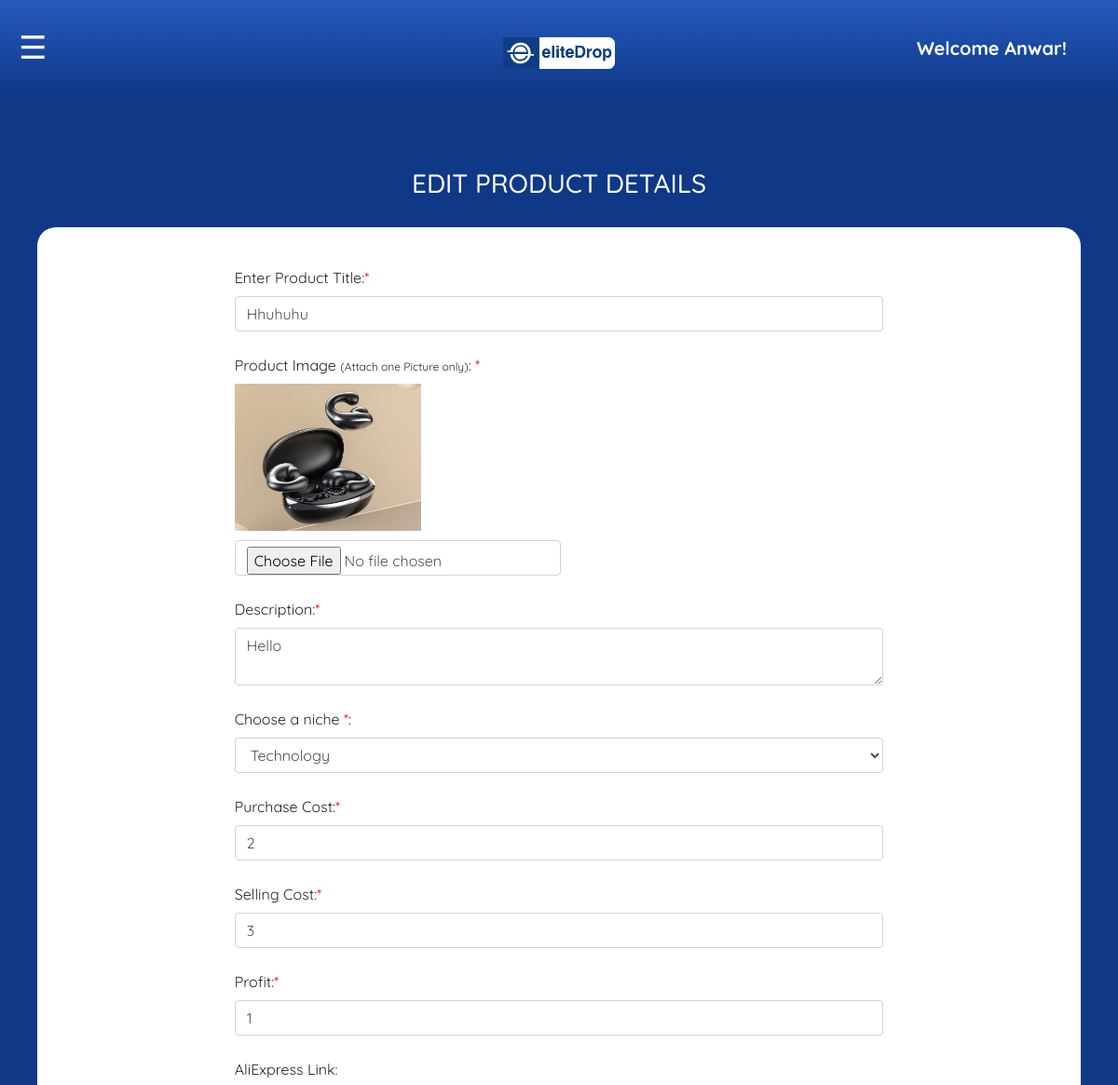
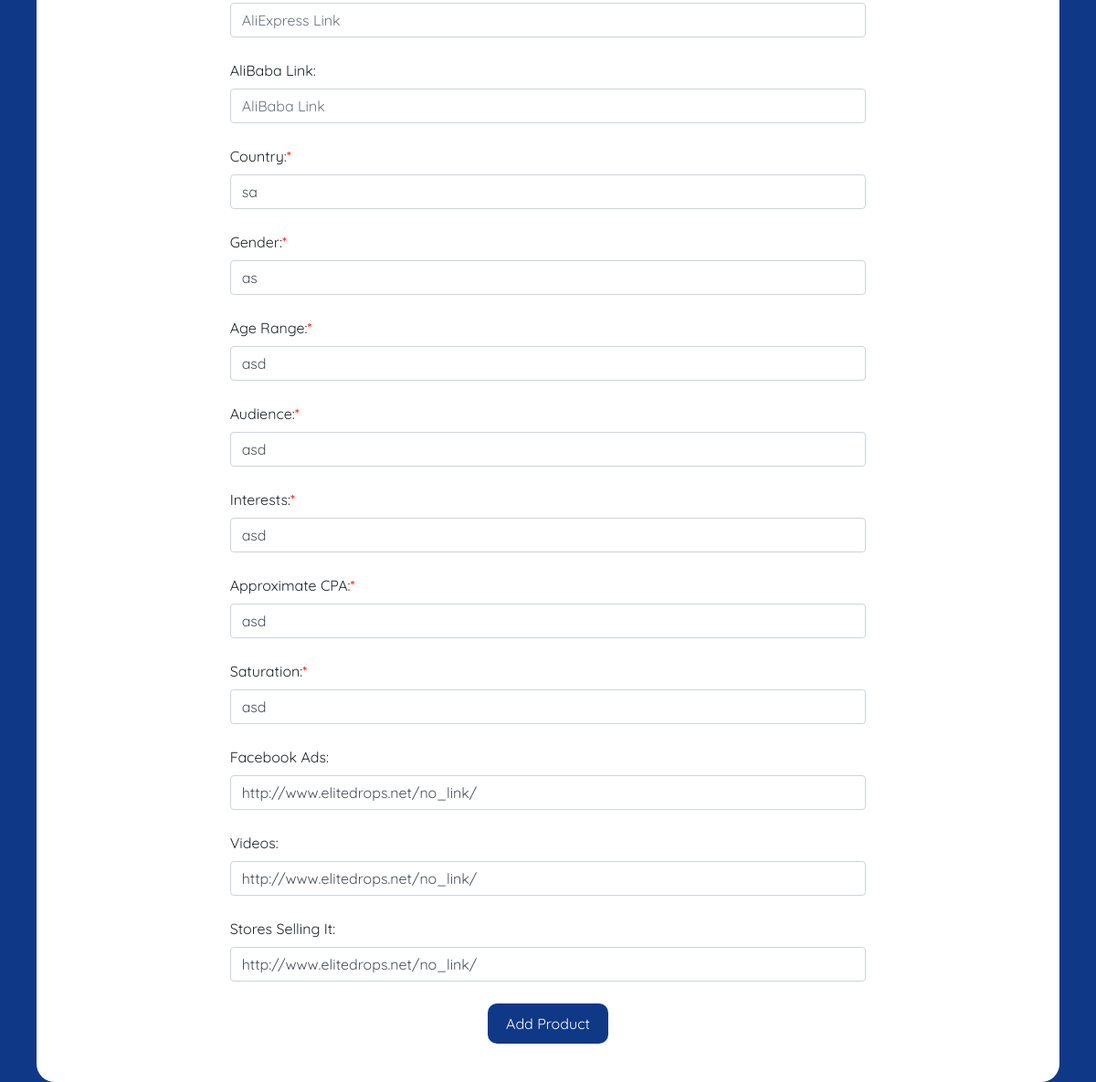
Page /edit_products/5 (signed in) on the committed database (2 pictures, top to bottom).
### base/models.py (models this page shows, shortened)
class Products(models.Model):
    product_image = models.ImageField(upload_to='images/', blank=True, null=True)
    title = models.CharField(max_length=300)
    description = models.TextField(blank=True, null=True)
    niche = models.ForeignKey(Niche, on_delete=models.CASCADE, null=True, blank=True)
    date_added = models.DateTimeField(auto_now_add=False)
    purchase_cost = models.IntegerField(default=0)
    selling_cost = models.IntegerField(default=0)
    profit = models.IntegerField(default=0)
    aliexpress_link = models.URLField(default = "www.elitedrops.net/no_link/")
    alibab_link = models.URLField(default = "www.elitedrops.net/no_link/")
    country = models.CharField(max_length=100)
    gender = models.CharField(max_length=100)
    age_range = models.CharField(max_length=100)
    audiance = models.CharField(max_length=100)
    intrests = models.CharField(max_length=100, blank=True, null=True)
    approximate_CPA = models.CharField(max_length=100)
    saturation = models.CharField(max_length=100)
    fb_ads = models.URLField(default = "www.elitedrops.net/no_link/")
    videos = models.URLField(default = "www.elitedrops.net/no_link/")
    stores_selling_it = models.URLField(default = "www.elitedrops.net/no_link/")

class Niche(models.Model):
    niche_name = models.CharField(max_length=100, blank=True, null=True)

### base/views.py (the view, shortened to what this page needs)
def edit_products(request,id):
    product = get_object_or_404(Products, id=id)
    niche = Niche.objects.all()
    return render(request, 'edit_products.html',{'product':product,'niche':niche})

### base/templates/edit_products.html (shortened to what this page needs)
<!DOCTYPE html>
{% load static %}
<html lang="en">
<head>
        <link rel="stylesheet" href="{% static 'css/owl.carousel.min.css' %}">
        <link rel="stylesheet" href="{% static 'css/bootstrap.min.css' %}">
        <link rel="stylesheet" href="{% static 'css/style.css' %}">
        <link rel="stylesheet" href="https://cdn.jsdelivr.net/gh/freeps2/a7rarpress@main/swiper-bundle.min.css">
</head>
<body style="background-color: #0f3887;">
    {% include 'header.html' %}
    {% if user.is_authenticated and user.is_staff %}
        <div class="container1">
            <div class="hamburger" id="hamburger">
                ☰
            </div>
            <div class="content" style="padding-top: 180px;">
                <div class="container ">
                    <h3 style="text-align: center; color: white;">EDIT PRODUCT DETAILS</h3>
                        <div class="row reg_form mb-4 product_card" style="display: flex; justify-content: center;">
                            <div class="col-sm-8 form-col form_inputs">
                                <form action="" method="POST" enctype="multipart/form-data">
                                    <label for="name">Enter Product Title:<span style="color: red;">*</span> </label>
                                    <input class="form-control" type="text" required name="title" id="name" value="{{product.title}}">
                                    <br>
                                    <label for="product_image">Product Image <span style="font-size: 12px;">(Attach one Picture only)</span>: <span style="color: red;">*</span></label>
                                    {% if product.product_image %}
                                        <img src="{{ product.product_image.url }}" alt="Product Image" style="max-width: 200px; display: block; margin-bottom: 10px;">
                                    {% endif %}
                                    <input style="width: fit-content;" class="form-control"  type="file" name="product_image" id="product_image">
                                    <br>
                                    <label for="description">Description:<span style="color: red;">*</span> </label>
                                    <textarea name="description" id="description" class="form-control">{{product.description}}</textarea>
                                    <br>
                                    <label for="niche">Choose a niche <span style="color: red;">*</span>:</label>
                                    <select id="niche" class="form-control" name="niche">
                                        <option value="{{product.niche.niche_name}}">{{product.niche.niche_name}}</option>
                                    </select>
                                    <br>
                                    <label for="username">Purchase Cost:<span style="color: red;">*</span></label>
                                    <input class="form-control" type="number" required name="purchase_cost" id="purchase_cost" value="{{product.purchase_cost}}">
                                    <br>
                                    <label for="username">Selling Cost:<span style="color: red;">*</span></label>
                                    <input class="form-control" type="number" required name="selling_cost" id="selling_cost" value="{{product.selling_cost}}">
                                    <br>
                                    <label for="username">Profit:<span style="color: red;">*</span></label>
                                    <input class="form-control" type="number" required name="profit" id="profit" placeholder="Profit" value="{{product.profit}}">
                                    <br>
                                    <label for="aliexpress_link">AliExpress Link:</label>
                                    <input class="form-control" type="url"  name="aliexpress_link" id="aliexpress_link" placeholder="AliExpress Link">
                                    <br>
                                    <label for="alibab_link">AliBaba Link:</label>
                                    <input class="form-control" type="url"  name="alibab_link" id="alibab_link" placeholder="AliBaba Link">
                                    <br>
                                    <label for="name">Country:<span style="color: red;">*</span> </label>
                                    <input class="form-control" type="text" required name="country" id="name" value="{{product.country}}">
                                    <br>
                                    <label for="name">Gender:<span style="color: red;">*</span> </label>
                                    <input class="form-control" type="text" required name="gender" id="name" value="{{product.gender}}">
                                    <br>
                                    <label for="name">Age Range:<span style="color: red;">*</span> </label>
                                    <input class="form-control" type="text" required name="age_range" id="name" value="{{product.age_range}}">
                                    <br>
                                    <label for="name">Audience:<span style="color: red;">*</span> </label>
                                    <input class="form-control" type="text" required name="audience" id="name" value="{{product.audiance}}">
                                    <br>
                                    <label for="name">Interests:<span style="color: red;">*</span> </label>
                                    <input class="form-control" type="text" required name="interests" id="name" value="{{product.intrests}}">
                                    <br>
                                    <label for="name">Approximate CPA:<span style="color: red;">*</span> </label>
                                    <input class="form-control" type="text" required name="approximate_CPA" id="name" value="{{product.approximate_CPA}}">
                                    <br>
                                    <label for="name">Saturation:<span style="color: red;">*</span> </label>
                                    <input class="form-control" type="text" required name="saturation" id="name" value="{{product.saturation}}">
                                    <br>
                                    <label for="email">Facebook Ads:</label>
                                    <input class="form-control" type="url"  name="fb_ads" id="fb_ads" value="{{product.fb_ads}}">
                                    <br>
                                    <label for="email">Videos:</label>
                                    <input class="form-control" type="url"  name="videos" id="videos" value="{{product.videos}}">
                                    <br>
                                    <label for="email">Stores Selling It:</label>
                                    <input class="form-control" type="url"  name="stores_selling_it" id="stores_selling_it" value="{{product.stores_selling_it}}">
                                    <br>
                                    <div style="display: flex; justify-content: center;">
                                        <button  type="submit" style="background-color: #0f3887; color: white; padding: 10px 20px; border-radius: 10px; border: none;">Add Product</button>
                                    </div>
                                </form>
                            </div>
                    </div>
                </div>
            </div>
        </div>
    {% else %}
      <div class="container">
        <div class="row" style="height: 400px; display: flex; align-items: center; justify-content: center;">
            <h5 style="color: white;">You are can't access this page, because you are not Staff Member/Admin </h5>
        </div>
      </div>
    {% endif %}
</body>
</html>

### base/templates/header.html
<header role="banner" style="background-image: linear-gradient(to bottom, #255abc, #0f3887);">
    {% load static %}
    <nav>
      <div class="container">
        <div class="row">
            <div class="col-sm-4"></div>
            <div class="col-sm-4" style="display: flex; justify-content: center; padding-top: 10px;">
                <a  href="{% url 'dashboard' %}" >
                    <img src="{% static 'image/logo.webp' %}" alt="logo" style="width: 120px;">
                </a>
            </div>
            <div class="col-sm-4" style="display: flex; justify-content: end;">
                {%if user.is_authenticated %}
                    <h5 style="color: white; font-weight: bolder; padding-top: 10px;">Welcome {{request.user.username|capfirst }}!</h5>
                {%endif%}
            </div>
        </div>
      </div>
    </nav>
</header>

### base/static/css/style.css (style rules this page uses)
body { font-family: "Quicksand", -apple-system, BlinkMacSystemFont, "Segoe UI", Roboto, "Helvetica Neue", Arial, "Noto Sans", sans-serif, "Apple Color Emoji", "Segoe UI Emoji", "Segoe UI Symbol", "Noto Color Emoji"; background-color: #fff; position: relative; }
body:before { content: ""; position: absolute; top: 0; left: 0; right: 0; bottom: 0; background: rgba(0, 0, 0, 0.5); -webkit-transition: .3s all ease; -o-transition: .3s all ease; transition: .3s all ease; opacity: 0; visibility: hidden; z-index: 1; }
.row { padding: 0px !important; margin: 0px !important; }
a { -webkit-transition: .3s all ease; -o-transition: .3s all ease; transition: .3s all ease; }
a, a:hover { text-decoration: none !important; }
header { position: absolute; top: 0; left: 0; width: 100%; z-index: 5; padding: 0px 0; }
@media (min-width: 768px) { header { padding: 30px 0; } }
.product_card { background-color: white !important; padding: 42px 15px !important; border-radius: 20px !important; margin-top: 30px !important; }
.fb_targeting h4,h5,p { color: white ; }

### base/templates/edit_products.html (style rules this page uses)
.container1 { display: flex; height: 100vh; }
.hamburger { position: absolute; top: 25px; left: 20px; font-size: 34px; cursor: pointer; z-index: 1000; color: white; }
.content { flex: 1; padding: 20px; }

### rows in the picture
Products: title "Hhuhuhu", product_image (picture), description "Hello", niche "Technology", purchase_cost "2", selling_cost "3", profit "1", country "sa", gender "as", age_range "asd", audience "asd", interests "asd", approximate_CPA "asd", saturation "asd", fb_ads "http://www.elitedrops.net/no_link/", videos "http://www.elitedrops.net/no_link/", stores_selling_it "http://www.elitedrops.net/no_link/"

### other values in the picture
{{ request.user.username|capfirst }} "Anwar"
